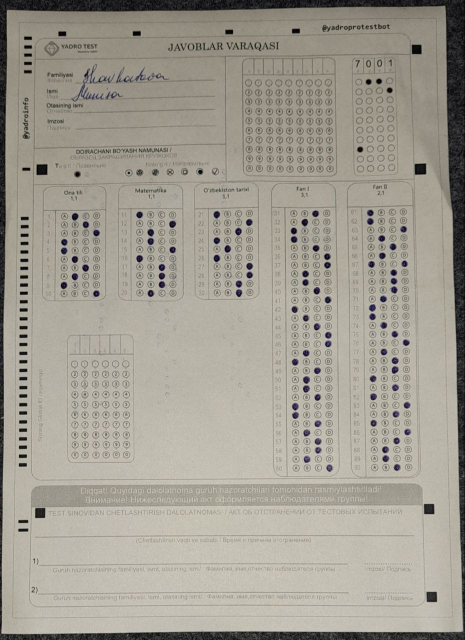
#> input picture 4.jpg, 929 x 1280 px (shown at 1/2 size)
$ python find_corners.py
#> lines starting #> are read from the running program, lines starting #| are printed output that depends on the picture; after the words box and inside, x2 and y2 are one past the last pixel; in counts of white or black regions, pixels touching at a corner belong together
import cv2
import numpy as np
from matplotlib import pyplot as plt
import matplotlib.image as mpimg
from google.colab.patches import cv2_imshow
import imutils


img = cv2.imread("4.jpg")
#> img is the input picture: shape (1280, 929, 3); mean B, G, R 146, 157, 161.5
# Resize img width=Number, height=auto
img = imutils.resize(img, width=720)
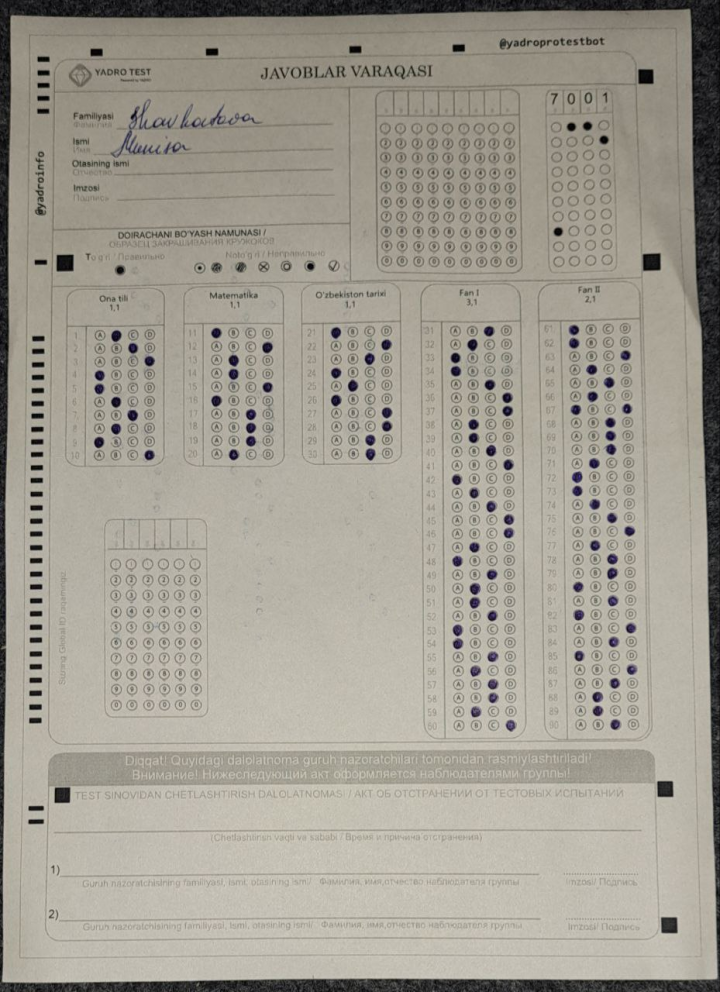
#> img: shape (992, 720, 3); mean B, G, R 146, 157, 161.5
original = img.copy()

gray = cv2.cvtColor(img, cv2.COLOR_BGR2GRAY)
thresh = cv2.threshold(gray, 0, 255, cv2.THRESH_BINARY + cv2.THRESH_OTSU)[1]
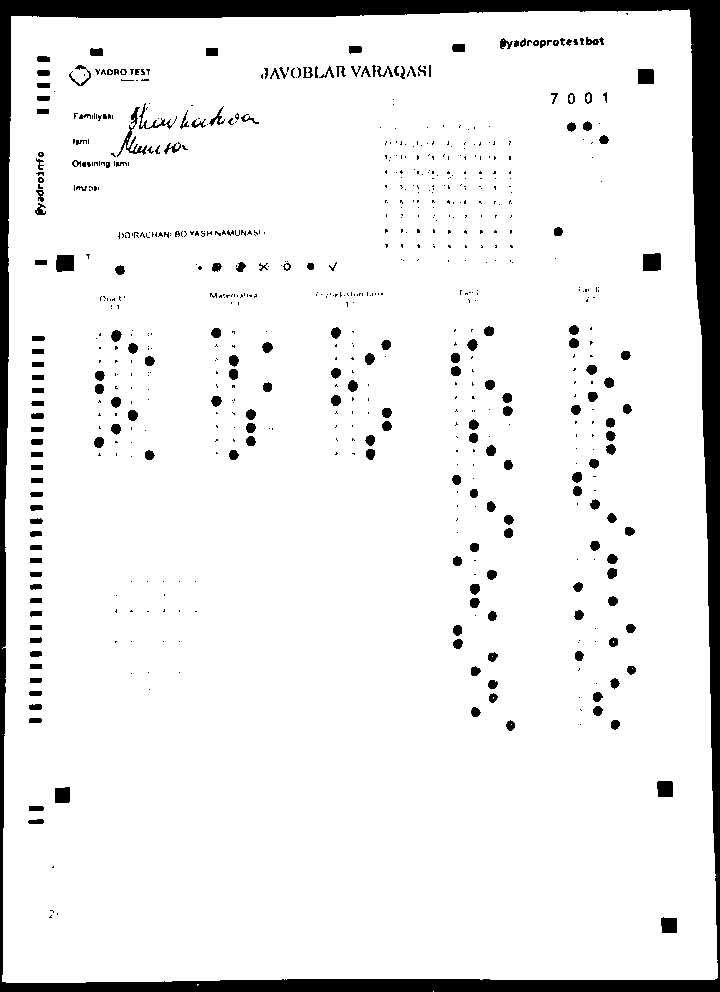
#> thresh: shape (992, 720); 92% white; 697 black regions (483 under 20 px)

ROI_number = 0
cnts = cv2.findContours(thresh, cv2.RETR_EXTERNAL, cv2.CHAIN_APPROX_SIMPLE)
#> cnts = 3 contours, 2 with area under 20; largest, box (x1, y1, x2, y2) and area: (2, 9, 718, 983) 672014
cnts = cnts[0] if len(cnts) == 2 else cnts[1]

maxArea = 0
biggest = []
for i in cnts :
    area = cv2.contourArea(i)
    if area > 1000 :
        peri = cv2.arcLength(i, True)
        edges = cv2.approxPolyDP(i, 0.1*peri, True)
        if area > maxArea and len(edges) == 4 :
            biggest = edges
            maxArea = area
#> this loop made 3 passes
#> (area, peri, biggest, maxArea) on pass 3: (672014, 3385.5, [[688, 9], [11, 16], [2, 981], [717, 977]], 672014)
#> after the loop, maxArea = 672014
if len(biggest) != 0 :
    CornerFrame = cv2.drawContours(img, biggest, -1, (0, 255, 0), 25)
    cv2_imshow(CornerFrame)
for cnt in cnts:
    approx = cv2.approxPolyDP(cnt,0.01*cv2.arcLength(cnt,True),True)
    print(len(approx))
    if len(approx)==5:
        print("Blue = pentagon")
        cv2.drawContours(img,[cnt],0,255,-1)
    # elif len(approx)==3:
    #     print("Green = triangle")
    #     cv2.drawContours(img,[cnt],0,(0,255,0),-1)
    elif len(approx)==4:
        print("Red = square")
        cv2.drawContours(img,[cnt],0,(0,0,255),-1)
#> this loop made 3 passes
#> approx on passes 1, 3: [[433, 991]], [[688, 9], [11, 16], [2, 981], [717, 977]]
#> (cnt, approx) on pass 2: ([[197, 984], [197, 985], [198, 984]], [[198, 984], [197, 984], [197, 985]])
#| 1
#| 3
#| 4
#| Red = square
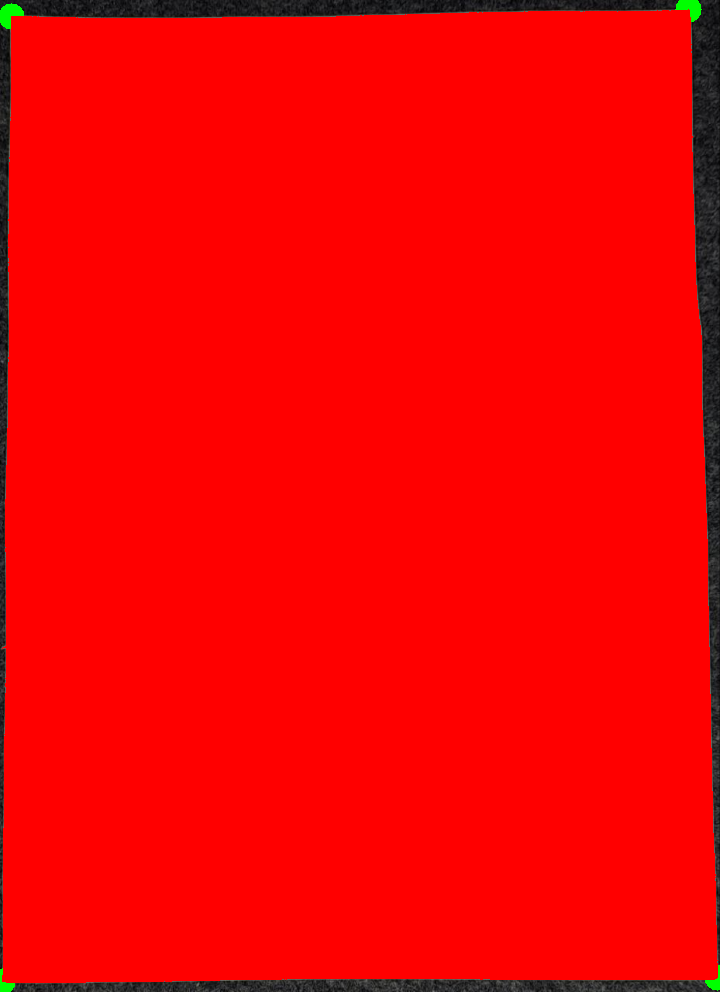
#> img: shape (992, 720, 3); mean B, G, R 2.1, 2.5, 242.6
    # [9 lines of commented-out code are left out]
cv2_imshow(img)
cv2_imshow(thresh)

$ run again, with 1.jpg copied over 4.jpg
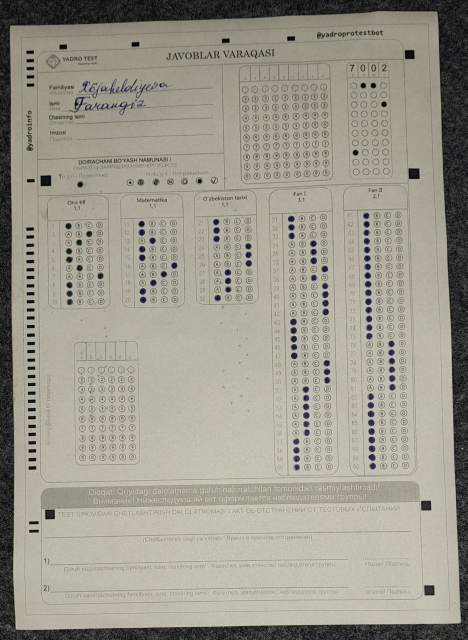
#> input picture 1.jpg, 935 x 1280 px (shown at 1/2 size)
#> img is the input picture: shape (1280, 935, 3); mean B, G, R 141.1, 152.8, 157.3
#> `thresh = cv2.threshold(gray, 0, 255, cv2.THRESH_BINARY + cv2.THRESH_OT..`:
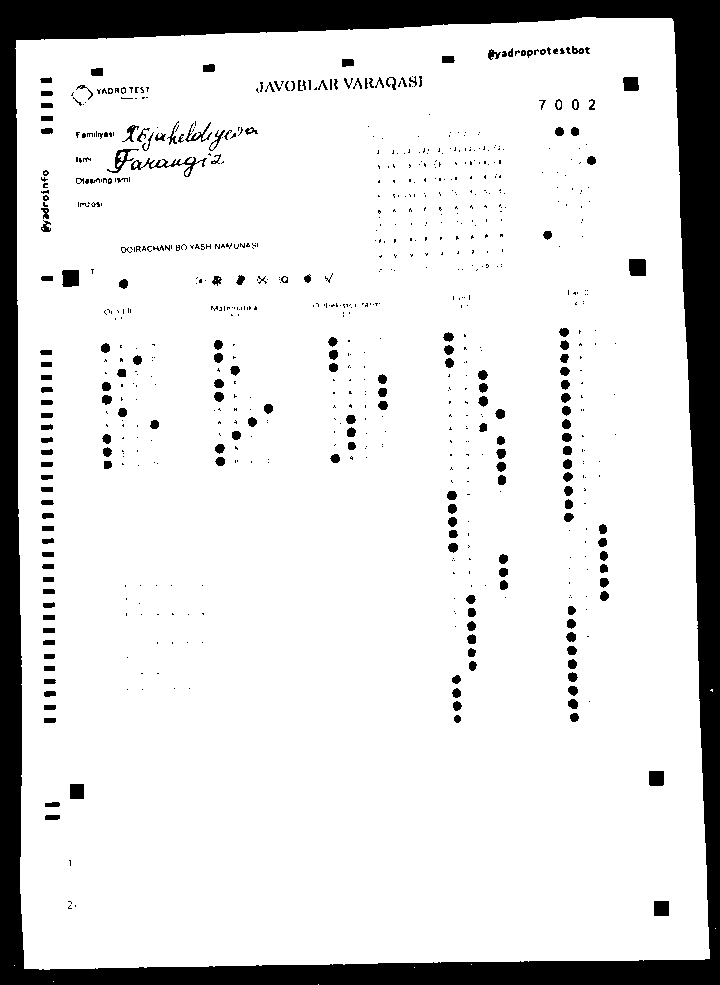
#> thresh: shape (985, 720); 86.6% white; 749 black regions (540 under 20 px)
#> cnts = 8 contours, 7 with area under 20; largest, box (x1, y1, x2, y2) and area: (15, 17, 710, 970) 627919
#> the loop `for i in cnts :` made 8 passes
#> (area, peri, biggest, maxArea) on pass 8: (627919, 3271, [[671, 18], [16, 40], [24, 968], [709, 958]], 627919)
#> after the loop `for i in cnts :`: maxArea = 627919
#> the loop `for cnt in cnts:` made 8 passes
#> approx on passes 1, 2, 3, 4, 5, 6, 8: [[318, 984]], [[53, 981]], [[414, 967]], [[14, 965]], [[471, 964]], [[715, 928]], [[671, 18], [16, 40], [24, 968], [709, 958]]
#> (printed output is left out)
#> after the loop `for cnt in cnts:`:
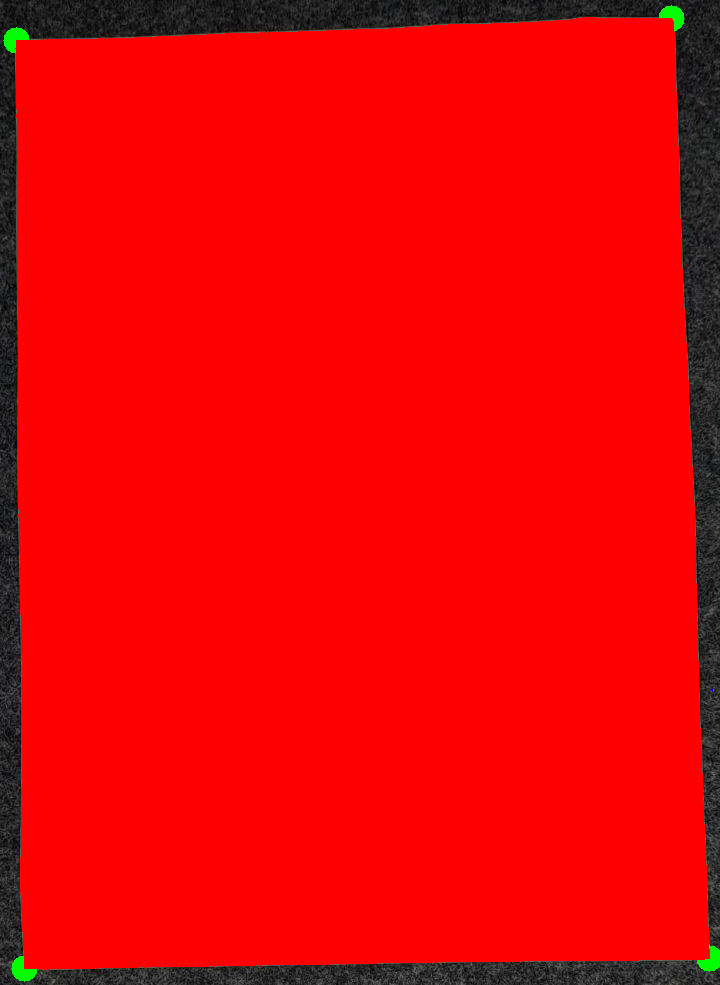
#> img: shape (985, 720, 3); mean B, G, R 4.2, 4.8, 230.6

$ run again, with 5.jpg copied over 4.jpg
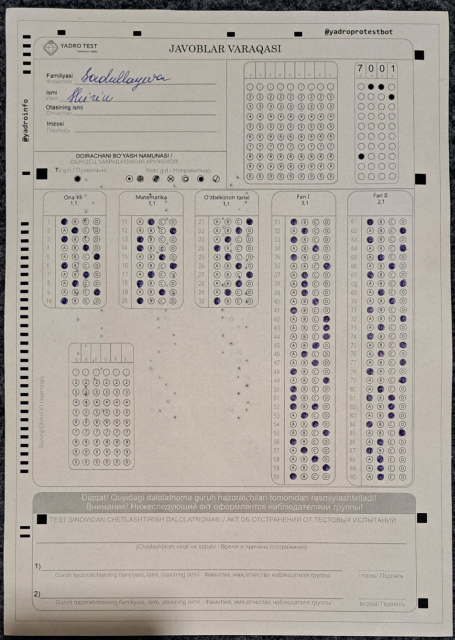
#> input picture 5.jpg, 909 x 1280 px (shown at 1/2 size)
#> img is the input picture: shape (1280, 909, 3); mean B, G, R 158.5, 166.8, 173.9
#> `thresh = cv2.threshold(gray, 0, 255, cv2.THRESH_BINARY + cv2.THRESH_OT..`:
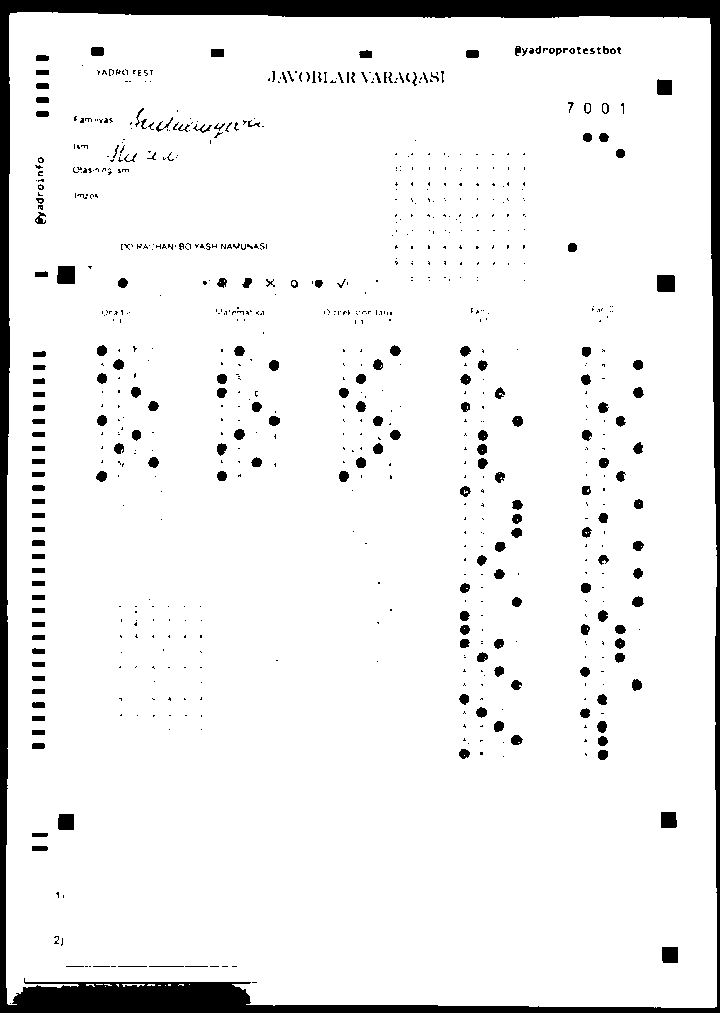
#> thresh: shape (1013, 720); 92.9% white; 767 black regions (567 under 20 px)
#> cnts = 13 contours, 12 with area under 20; largest, box (x1, y1, x2, y2) and area: (6, 12, 717, 1008) 691971
#> the loop `for i in cnts :` made 13 passes
#> (area, peri, biggest, maxArea) on pass 13: (691971, 3644.1, [[10, 13], [7, 1003], [716, 1006], [709, 18]], 691971)
#> after the loop `for i in cnts :`: maxArea = 691971
#> the loop `for cnt in cnts:` made 13 passes
#> approx on passes 1, 2, 3, 4, 6, 9, 11, 13: [[105, 986]], [[165, 985]], [[158, 985], [160, 985]], [[189, 984]], [[168, 984], [168, 985], [170, 985], [170, 984]], [[116, 984], [118, 986], [118, 984]], [[96, 984], [102, 984]], [[10, 13], [7, 1003], [716, 1006], [709, 18]]
#> (printed output is left out)
#> after the loop `for cnt in cnts:`:
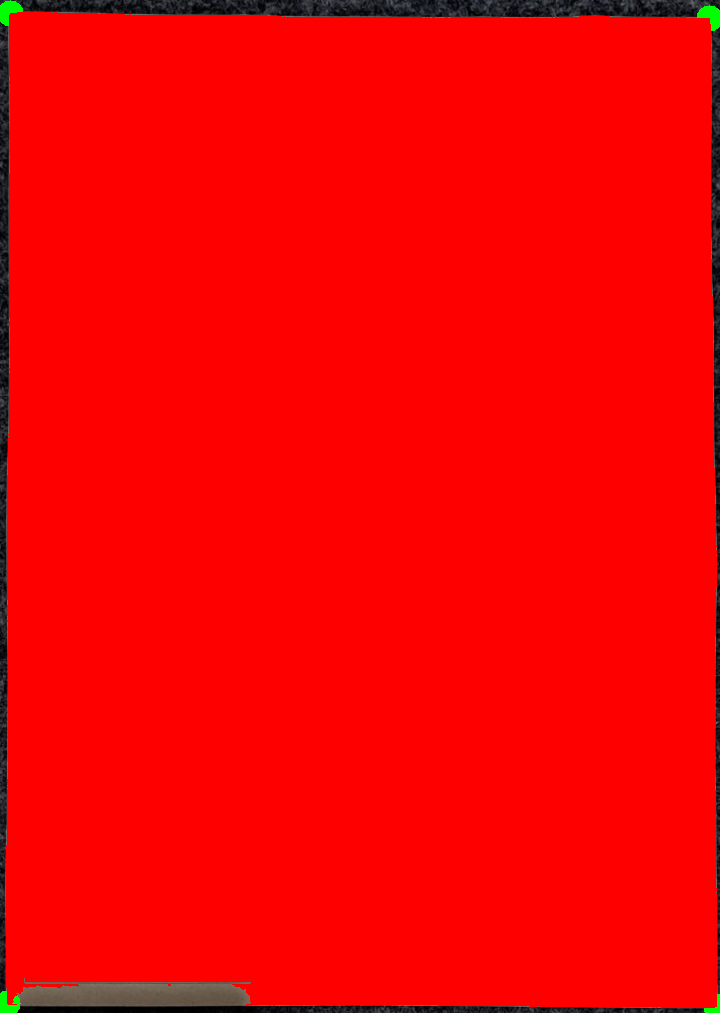
#> img: shape (1013, 720, 3); mean B, G, R 2.1, 2.4, 244.6
